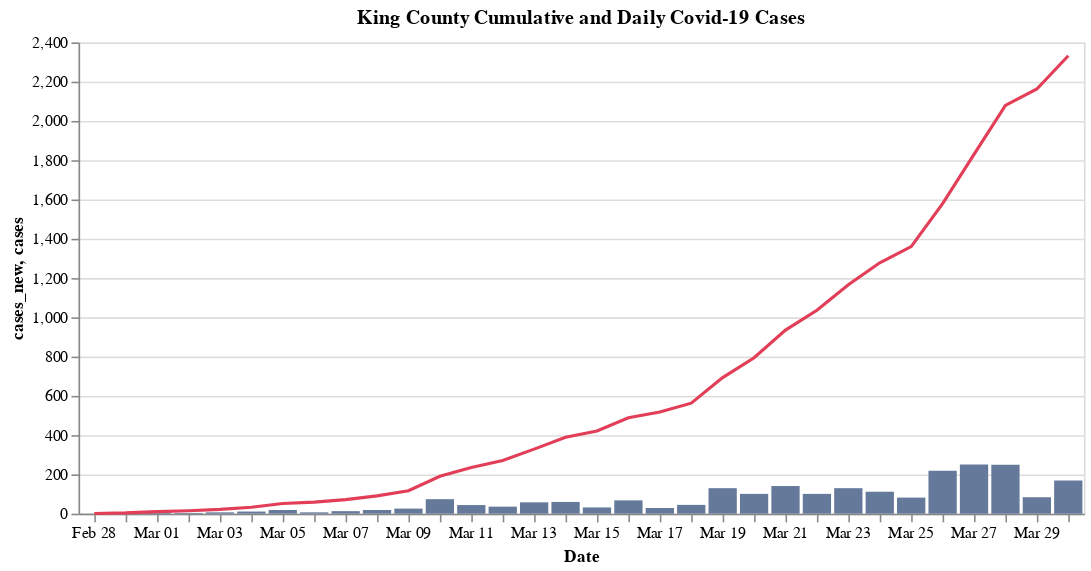

Notebook cell for this chart:
### Code cell
line = base.mark_line(color = '#e23e57').encode(y = 'cases', tooltip = 'cases')

(bars + line).properties(title = 'King County Cumulative and Daily Covid-19 Cases')

### Figure 1 — Vega-Lite specification as saved in the notebook (floating-point values rounded to 4 significant figures)
{"config": {"view": {"continuousWidth": 400, "continuousHeight": 300}}, "layer": [{"mark": {"type": "bar", "color": "#65799b"}, "encoding": {"tooltip": {"type": "quantitative", "field": "cases_new"}, "x": {"type": "ordinal", "field": "date", "timeUnit": "monthdate", "title": "Date"}, "y": {"type": "quantitative", "field": "cases_new"}}}, {"mark": {"type": "line", "color": "#e23e57"}, "encoding": {"tooltip": {"type": "quantitative", "field": "cases"}, "x": {"type": "ordinal", "field": "date", "timeUnit": "monthdate", "title": "Date"}, "y": {"type": "quantitative", "field": "cases"}}}], "data": {"name": "data-e735a34ff313b87d117b1aa876d7f4cf"}, "title": "King County Cumulative and Daily Covid-19 Cases", "$schema": "https://vega.github.io/schema/vega-lite/v4.0.0.json", "datasets": {"data-e735a34ff313b87d117b1aa876d7f4cf": [{"date": "2020-02-28T00:00:00", "cases": 1, "cases_new": 1}, {"date": "2020-02-29T00:00:00", "cases": 4, "cases_new": 3}, {"date": "2020-03-01T00:00:00", "cases": 11, "cases_new": 7}, {"date": "2020-03-02T00:00:00", "cases": 15, "cases_new": 4}, {"date": "2020-03-03T00:00:00", "cases": 22, "cases_new": 7}, {"date": "2020-03-04T00:00:00", "cases": 33, "cases_new": 11}, {"date": "2020-03-05T00:00:00", "cases": 52, "cases_new": 19}, {"date": "2020-03-06T00:00:00", "cases": 59, "cases_new": 7}, {"date": "2020-03-07T00:00:00", "cases": 72, "cases_new": 13}, {"date": "2020-03-08T00:00:00", "cases": 91, "cases_new": 19}, {"date": "2020-03-09T00:00:00", "cases": 117, "cases_new": 26}, {"date": "2020-03-10T00:00:00", "cases": 191, "cases_new": 74}, {"date": "2020-03-11T00:00:00", "cases": 235, "cases_new": 44}, {"date": "2020-03-12T00:00:00", "cases": 271, "cases_new": 36}, {"date": "2020-03-13T00:00:00", "cases": 329, "cases_new": 58}, {"date": "2020-03-14T00:00:00", "cases": 389, "cases_new": 60}, {"date": "2020-03-15T00:00:00", "cases": 421, "cases_new": 32}, {"date": "2020-03-16T00:00:00", "cases": 489, "cases_new": 68}, {"date": "2020-03-17T00:00:00", "cases": 518, "cases_new": 29}, {"date": "2020-03-18T00:00:00", "cases": 563, "cases_new": 45}, {"date": "2020-03-19T00:00:00", "cases": 693, "cases_new": 130}, {"date": "2020-03-20T00:00:00", "cases": 794, "cases_new": 101}, {"date": "2020-03-21T00:00:00", "cases": 935, "cases_new": 141}, {"date": "2020-03-22T00:00:00", "cases": 1036, "cases_new": 101}, {"date": "2020-03-23T00:00:00", "cases": 1166, "cases_new": 130}, {"date": "2020-03-24T00:00:00", "cases": 1278, "cases_new": 112}, {"date": "2020-03-25T00:00:00", "cases": 1360, "cases_new": 82}, {"date": "2020-03-26T00:00:00", "cases": 1579, "cases_new": 219}, {"date": "2020-03-27T00:00:00", "cases": 1830, "cases_new": 251}, {"date": "2020-03-28T00:00:00", "cases": 2079, "cases_new": 249}, {"date": "2020-03-29T00:00:00", "cases": 2163, "cases_new": 84}, {"date": "2020-03-30T00:00:00", "cases": 2332, "cases_new": 169}]}}
